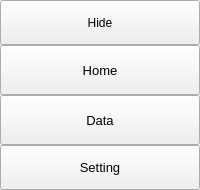
           <widget class="QFrame" name="menuContent">
            <property name="frameShape">
             <enum>QFrame::NoFrame</enum>
            </property>
            <property name="frameShadow">
             <enum>QFrame::Raised</enum>
            </property>
            <layout class="QVBoxLayout" name="verticalLayout_2">
             <property name="spacing">
              <number>0</number>
             </property>
             <property name="leftMargin">
              <number>0</number>
             </property>
             <property name="topMargin">
              <number>0</number>
             </property>
             <property name="rightMargin">
              <number>0</number>
             </property>
             <property name="bottomMargin">
              <number>0</number>
             </property>
             <item>
              <widget class="QFrame" name="toggleBox">
               <property name="maximumSize">
                <size>
                 <width>16777215</width>
                 <height>45</height>
                </size>
               </property>
               <property name="frameShape">
                <enum>QFrame::NoFrame</enum>
               </property>
               <property name="frameShadow">
                <enum>QFrame::Raised</enum>
               </property>
               <layout class="QVBoxLayout" name="verticalLayout_5">
                <property name="spacing">
                 <number>0</number>
                </property>
                <property name="leftMargin">
                 <number>0</number>
                </property>
                <property name="topMargin">
                 <number>0</number>
                </property>
                <property name="rightMargin">
                 <number>0</number>
                </property>
                <property name="bottomMargin">
                 <number>0</number>
                </property>
                <item>
                 <widget class="QPushButton" name="toggleButton">
                  <property name="minimumSize">
                   <size>
                    <width>0</width>
                    <height>45</height>
                   </size>
                  </property>
                  <property name="styleSheet">
                   <string notr="true">background-image: url(:/icon/image/icon/icon_toggle.png);</string>
                  </property>
                  <property name="text">
                   <string>Hide</string>
                  </property>
                 </widget>
                </item>
               </layout>
              </widget>
             </item>
             <item alignment="Qt::AlignTop">
              <widget class="QFrame" name="topMenu">
               <property name="palette">
                <palette>
                 <active/>
                 <inactive/>
                 <disabled/>
                </palette>
               </property>
               <property name="frameShape">
                <enum>QFrame::NoFrame</enum>
               </property>
               <property name="frameShadow">
                <enum>QFrame::Raised</enum>
               </property>
               <layout class="QVBoxLayout" name="verticalLayout_4" stretch="0,0">
                <property name="spacing">
                 <number>0</number>
                </property>
                <property name="sizeConstraint">
                 <enum>QLayout::SetDefaultConstraint</enum>
                </property>
                <property name="leftMargin">
                 <number>0</number>
                </property>
                <property name="topMargin">
                 <number>0</number>
                </property>
                <property name="rightMargin">
                 <number>0</number>
                </property>
                <property name="bottomMargin">
                 <number>0</number>
                </property>
                <item>
                 <widget class="QPushButton" name="homeButton">
                  <property name="sizePolicy">
                   <sizepolicy hsizetype="Expanding" vsizetype="Fixed">
                    <horstretch>0</horstretch>
                    <verstretch>0</verstretch>
                   </sizepolicy>
                  </property>
                  <property name="minimumSize">
                   <size>
                    <width>0</width>
                    <height>50</height>
                   </size>
                  </property>
                  <property name="palette">
                   <palette>
                    <active>
                     <colorrole role="WindowText">
                      <brush brushstyle="SolidPattern">
                       <color alpha="255">
                        <red>221</red>
                        <green>221</green>
                        <blue>221</blue>
                       </color>
                      </brush>
                     </colorrole>
                     <colorrole role="Button">
                      <brush brushstyle="SolidPattern">
                       <color alpha="0">
                        <red>0</red>
                        <green>0</green>
                        <blue>0</blue>
                       </color>
                      </brush>
                     </colorrole>
                     <colorrole role="Text">
                      <brush brushstyle="SolidPattern">
                       <color alpha="255">
                        <red>221</red>
                        <green>221</green>
                        <blue>221</blue>
                       </color>
                      </brush>
                     </colorrole>
                     <colorrole role="ButtonText">
                      <brush brushstyle="SolidPattern">
                       <color alpha="255">
                        <red>221</red>
                        <green>221</green>
                        <blue>221</blue>
                       </color>
                      </brush>
                     </colorrole>
                     <colorrole role="Base">
                      <brush brushstyle="SolidPattern">
                       <color alpha="0">
                        <red>0</red>
                        <green>0</green>
                        <blue>0</blue>
                       </color>
                      </brush>
                     </colorrole>
                     <colorrole role="Window">
                      <brush brushstyle="SolidPattern">
                       <color alpha="0">
                        <red>0</red>
                        <green>0</green>
                        <blue>0</blue>
                       </color>
                      </brush>
                     </colorrole>
                     <colorrole role="PlaceholderText">
                      <brush brushstyle="SolidPattern">
                       <color alpha="255">
                        <red>221</red>
                        <green>221</green>
                        <blue>221</blue>
                       </color>
                      </brush>
                     </colorrole>
                    </active>
                    <inactive>
                     <colorrole role="WindowText">
                      <brush brushstyle="SolidPattern">
                       <color alpha="255">
                        <red>0</red>
                        <green>0</green>
                        <blue>0</blue>
                       </color>
                      </brush>
                     </colorrole>
                     <colorrole role="Button">
                      <brush brushstyle="SolidPattern">
                       <color alpha="255">
                        <red>240</red>
                        <green>240</green>
                        <blue>240</blue>
                       </color>
                      </brush>
                     </colorrole>
                     <colorrole role="Text">
                      <brush brushstyle="SolidPattern">
                       <color alpha="255">
                        <red>0</red>
                        <green>0</green>
                        <blue>0</blue>
                       </color>
                      </brush>
                     </colorrole>
                     <colorrole role="ButtonText">
                      <brush brushstyle="SolidPattern">
                       <color alpha="255">
                        <red>0</red>
                        <green>0</green>
                        <blue>0</blue>
                       </color>
                      </brush>
                     </colorrole>
                     <colorrole role="Base">
                      <brush brushstyle="SolidPattern">
                       <color alpha="255">
                        <red>255</red>
                        <green>255</green>
                        <blue>255</blue>
                       </color>
                      </brush>
                     </colorrole>
                     <colorrole role="Window">
                      <brush brushstyle="SolidPattern">
                       <color alpha="255">
                        <red>240</red>
                        <green>240</green>
                        <blue>240</blue>
                       </color>
                      </brush>
                     </colorrole>
                     <colorrole role="PlaceholderText">
                      <brush brushstyle="SolidPattern">
                       <color alpha="128">
                        <red>0</red>
                        <green>0</green>
                        <blue>0</blue>
                       </color>
                      </brush>
                     </colorrole>
                    </inactive>
                    <disabled>
                     <colorrole role="WindowText">
                      <brush brushstyle="SolidPattern">
                       <color alpha="255">
                        <red>221</red>
                        <green>221</green>
                        <blue>221</blue>
                       </color>
                      </brush>
                     </colorrole>
                     <colorrole role="Button">
                      <brush brushstyle="SolidPattern">
                       <color alpha="0">
                        <red>0</red>
                        <green>0</green>
                        <blue>0</blue>
                       </color>
                      </brush>
                     </colorrole>
                     <colorrole role="Text">
                      <brush brushstyle="SolidPattern">
                       <color alpha="255">
                        <red>221</red>
                        <green>221</green>
                        <blue>221</blue>
                       </color>
                      </brush>
                     </colorrole>
                     <colorrole role="ButtonText">
                      <brush brushstyle="SolidPattern">
                       <color alpha="255">
                        <red>221</red>
                        <green>221</green>
                        <blue>221</blue>
                       </color>
                      </brush>
                     </colorrole>
                     <colorrole role="Base">
                      <brush brushstyle="SolidPattern">
                       <color alpha="0">
                        <red>0</red>
                        <green>0</green>
                        <blue>0</blue>
                       </color>
                      </brush>
                     </colorrole>
                     <colorrole role="Window">
                      <brush brushstyle="SolidPattern">
                       <color alpha="0">
                        <red>0</red>
                        <green>0</green>
                        <blue>0</blue>
                       </color>
                      </brush>
                     </colorrole>
                     <colorrole role="PlaceholderText">
                      <brush brushstyle="SolidPattern">
                       <color alpha="128">
                        <red>0</red>
                        <green>0</green>
                        <blue>0</blue>
                       </color>
                      </brush>
                     </colorrole>
                    </disabled>
                   </palette>
                  </property>
                  <property name="font">
                   <font>
                    <family>Segoe UI</family>
                    <pointsize>10</pointsize>
                   </font>
                  </property>
                  <property name="styleSheet">
                   <string notr="true">background-image: url(:/icon/image/icon/icon_home.png);</string>
                  </property>
                  <property name="text">
                   <string>Home</string>
                  </property>
                 </widget>
                </item>
                <item>
                 <widget class="QPushButton" name="dataButton">
                  <property name="sizePolicy">
                   <sizepolicy hsizetype="Expanding" vsizetype="Fixed">
                    <horstretch>0</horstretch>
                    <verstretch>0</verstretch>
                   </sizepolicy>
                  </property>
                  <property name="minimumSize">
                   <size>
                    <width>0</width>
                    <height>50</height>
                   </size>
                  </property>
                  <property name="palette">
                   <palette>
                    <active>
                     <colorrole role="WindowText">
                      <brush brushstyle="SolidPattern">
                       <color alpha="255">
                        <red>221</red>
                        <green>221</green>
                        <blue>221</blue>
                       </color>
                      </brush>
                     </colorrole>
                     <colorrole role="Button">
                      <brush brushstyle="SolidPattern">
                       <color alpha="0">
                        <red>0</red>
                        <green>0</green>
                        <blue>0</blue>
                       </color>
                      </brush>
                     </colorrole>
                     <colorrole role="Text">
                      <brush brushstyle="SolidPattern">
                       <color alpha="255">
                        <red>221</red>
                        <green>221</green>
                        <blue>221</blue>
                       </color>
                      </brush>
                     </colorrole>
                     <colorrole role="ButtonText">
                      <brush brushstyle="SolidPattern">
                       <color alpha="255">
                        <red>221</red>
                        <green>221</green>
                        <blue>221</blue>
                       </color>
                      </brush>
                     </colorrole>
                     <colorrole role="Base">
                      <brush brushstyle="SolidPattern">
                       <color alpha="0">
                        <red>0</red>
                        <green>0</green>
                        <blue>0</blue>
                       </color>
                      </brush>
                     </colorrole>
                     <colorrole role="Window">
                      <brush brushstyle="SolidPattern">
                       <color alpha="0">
                        <red>0</red>
                        <green>0</green>
                        <blue>0</blue>
                       </color>
                      </brush>
                     </colorrole>
                     <colorrole role="PlaceholderText">
                      <brush brushstyle="SolidPattern">
                       <color alpha="255">
                        <red>221</red>
                        <green>221</green>
                        <blue>221</blue>
                       </color>
                      </brush>
                     </colorrole>
                    </active>
                    <inactive>
                     <colorrole role="WindowText">
                      <brush brushstyle="SolidPattern">
                       <color alpha="255">
                        <red>0</red>
                        <green>0</green>
                        <blue>0</blue>
                       </color>
                      </brush>
                     </colorrole>
                     <colorrole role="Button">
                      <brush brushstyle="SolidPattern">
                       <color alpha="255">
                        <red>240</red>
                        <green>240</green>
                        <blue>240</blue>
                       </color>
                      </brush>
                     </colorrole>
                     <colorrole role="Text">
                      <brush brushstyle="SolidPattern">
                       <color alpha="255">
                        <red>0</red>
                        <green>0</green>
                        <blue>0</blue>
                       </color>
                      </brush>
                     </colorrole>
                     <colorrole role="ButtonText">
                      <brush brushstyle="SolidPattern">
                       <color alpha="255">
                        <red>0</red>
                        <green>0</green>
                        <blue>0</blue>
                       </color>
                      </brush>
                     </colorrole>
                     <colorrole role="Base">
                      <brush brushstyle="SolidPattern">
                       <color alpha="255">
                        <red>255</red>
                        <green>255</green>
                        <blue>255</blue>
                       </color>
                      </brush>
                     </colorrole>
                     <colorrole role="Window">
                      <brush brushstyle="SolidPattern">
                       <color alpha="255">
                        <red>240</red>
                        <green>240</green>
                        <blue>240</blue>
                       </color>
                      </brush>
                     </colorrole>
                     <colorrole role="PlaceholderText">
                      <brush brushstyle="SolidPattern">
                       <color alpha="128">
                        <red>0</red>
                        <green>0</green>
                        <blue>0</blue>
                       </color>
                      </brush>
                     </colorrole>
                    </inactive>
                    <disabled>
                     <colorrole role="WindowText">
                      <brush brushstyle="SolidPattern">
                       <color alpha="255">
                        <red>221</red>
                        <green>221</green>
                        <blue>221</blue>
                       </color>
                      </brush>
                     </colorrole>
                     <colorrole role="Button">
                      <brush brushstyle="SolidPattern">
                       <color alpha="0">
                        <red>0</red>
                        <green>0</green>
                        <blue>0</blue>
                       </color>
                      </brush>
                     </colorrole>
                     <colorrole role="Text">
                      <brush brushstyle="SolidPattern">
                       <color alpha="255">
                        <red>221</red>
                        <green>221</green>
                        <blue>221</blue>
                       </color>
                      </brush>
                     </colorrole>
                     <colorrole role="ButtonText">
                      <brush brushstyle="SolidPattern">
                       <color alpha="255">
                        <red>221</red>
                        <green>221</green>
                        <blue>221</blue>
                       </color>
                      </brush>
                     </colorrole>
                     <colorrole role="Base">
                      <brush brushstyle="SolidPattern">
                       <color alpha="0">
                        <red>0</red>
                        <green>0</green>
                        <blue>0</blue>
                       </color>
                      </brush>
                     </colorrole>
                     <colorrole role="Window">
                      <brush brushstyle="SolidPattern">
                       <color alpha="0">
                        <red>0</red>
                        <green>0</green>
                        <blue>0</blue>
                       </color>
                      </brush>
                     </colorrole>
                     <colorrole role="PlaceholderText">
                      <brush brushstyle="SolidPattern">
                       <color alpha="128">
                        <red>0</red>
                        <green>0</green>
                        <blue>0</blue>
                       </color>
                      </brush>
                     </colorrole>
                    </disabled>
                   </palette>
                  </property>
                  <property name="font">
                   <font>
                    <family>Segoe UI</family>
                    <pointsize>10</pointsize>
                   </font>
                  </property>
                  <property name="styleSheet">
                   <string notr="true">background-image: url(:/icon/image/icon/icon_excel.png);</string>
                  </property>
                  <property name="text">
                   <string>Data</string>
                  </property>
                 </widget>
                </item>
               </layout>
              </widget>
             </item>
             <item alignment="Qt::AlignBottom">
              <widget class="QFrame" name="bottomMenu">
               <property name="maximumSize">
                <size>
                 <width>16777215</width>
                 <height>16777215</height>
                </size>
               </property>
               <property name="frameShape">
                <enum>QFrame::NoFrame</enum>
               </property>
               <property name="frameShadow">
                <enum>QFrame::Raised</enum>
               </property>
               <layout class="QVBoxLayout" name="verticalLayout_3">
                <property name="spacing">
                 <number>0</number>
                </property>
                <property name="leftMargin">
                 <number>0</number>
                </property>
                <property name="topMargin">
                 <number>0</number>
                </property>
                <property name="rightMargin">
                 <number>0</number>
                </property>
                <property name="bottomMargin">
                 <number>0</number>
                </property>
                <item>
                 <widget class="QPushButton" name="settingButton">
                  <property name="sizePolicy">
                   <sizepolicy hsizetype="Expanding" vsizetype="Fixed">
                    <horstretch>0</horstretch>
                    <verstretch>0</verstretch>
                   </sizepolicy>
                  </property>
                  <property name="minimumSize">
                   <size>
                    <width>0</width>
                    <height>45</height>
                   </size>
                  </property>
                  <property name="palette">
                   <palette>
                    <active>
                     <colorrole role="WindowText">
                      <brush brushstyle="SolidPattern">
                       <color alpha="255">
                        <red>221</red>
                        <green>221</green>
                        <blue>221</blue>
                       </color>
                      </brush>
                     </colorrole>
                     <colorrole role="Button">
                      <brush brushstyle="SolidPattern">
                       <color alpha="0">
                        <red>0</red>
                        <green>0</green>
                        <blue>0</blue>
                       </color>
                      </brush>
                     </colorrole>
                     <colorrole role="Text">
                      <brush brushstyle="SolidPattern">
                       <color alpha="255">
                        <red>221</red>
                        <green>221</green>
                        <blue>221</blue>
                       </color>
                      </brush>
                     </colorrole>
                     <colorrole role="ButtonText">
                      <brush brushstyle="SolidPattern">
                       <color alpha="255">
                        <red>221</red>
                        <green>221</green>
                        <blue>221</blue>
                       </color>
                      </brush>
                     </colorrole>
                     <colorrole role="Base">
                      <brush brushstyle="SolidPattern">
                       <color alpha="0">
                        <red>0</red>
                        <green>0</green>
                        <blue>0</blue>
                       </color>
                      </brush>
                     </colorrole>
                     <colorrole role="Window">
                      <brush brushstyle="SolidPattern">
                       <color alpha="0">
                        <red>0</red>
                        <green>0</green>
                        <blue>0</blue>
                       </color>
                      </brush>
                     </colorrole>
                     <colorrole role="PlaceholderText">
                      <brush brushstyle="SolidPattern">
                       <color alpha="255">
                        <red>221</red>
                        <green>221</green>
                        <blue>221</blue>
                       </color>
                      </brush>
                     </colorrole>
                    </active>
                    <inactive>
                     <colorrole role="WindowText">
                      <brush brushstyle="SolidPattern">
                       <color alpha="255">
                        <red>0</red>
                        <green>0</green>
                        <blue>0</blue>
                       </color>
                      </brush>
                     </colorrole>
                     <colorrole role="Button">
                      <brush brushstyle="SolidPattern">
                       <color alpha="255">
                        <red>240</red>
                        <green>240</green>
                        <blue>240</blue>
                       </color>
                      </brush>
                     </colorrole>
                     <colorrole role="Text">
                      <brush brushstyle="SolidPattern">
                       <color alpha="255">
                        <red>0</red>
                        <green>0</green>
                        <blue>0</blue>
                       </color>
                      </brush>
                     </colorrole>
                     <colorrole role="ButtonText">
                      <brush brushstyle="SolidPattern">
                       <color alpha="255">
                        <red>0</red>
                        <green>0</green>
                        <blue>0</blue>
                       </color>
                      </brush>
                     </colorrole>
                     <colorrole role="Base">
                      <brush brushstyle="SolidPattern">
                       <color alpha="255">
                        <red>255</red>
                        <green>255</green>
                        <blue>255</blue>
                       </color>
                      </brush>
                     </colorrole>
                     <colorrole role="Window">
                      <brush brushstyle="SolidPattern">
                       <color alpha="255">
                        <red>240</red>
                        <green>240</green>
                        <blue>240</blue>
                       </color>
                      </brush>
                     </colorrole>
                     <colorrole role="PlaceholderText">
                      <brush brushstyle="SolidPattern">
                       <color alpha="128">
                        <red>0</red>
                        <green>0</green>
                        <blue>0</blue>
                       </color>
                      </brush>
                     </colorrole>
                    </inactive>
                    <disabled>
                     <colorrole role="WindowText">
                      <brush brushstyle="SolidPattern">
                       <color alpha="255">
                        <red>221</red>
                        <green>221</green>
                        <blue>221</blue>
                       </color>
                      </brush>
                     </colorrole>
                     <colorrole role="Button">
                      <brush brushstyle="SolidPattern">
                       <color alpha="0">
                        <red>0</red>
                        <green>0</green>
                        <blue>0</blue>
                       </color>
                      </brush>
                     </colorrole>
                     <colorrole role="Text">
                      <brush brushstyle="SolidPattern">
                       <color alpha="255">
                        <red>221</red>
                        <green>221</green>
                        <blue>221</blue>
                       </color>
                      </brush>
                     </colorrole>
                     <colorrole role="ButtonText">
                      <brush brushstyle="SolidPattern">
                       <color alpha="255">
                        <red>221</red>
                        <green>221</green>
                        <blue>221</blue>
                       </color>
                      </brush>
                     </colorrole>
                     <colorrole role="Base">
                      <brush brushstyle="SolidPattern">
                       <color alpha="0">
                        <red>0</red>
                        <green>0</green>
                        <blue>0</blue>
                       </color>
                      </brush>
                     </colorrole>
                     <colorrole role="Window">
                      <brush brushstyle="SolidPattern">
                       <color alpha="0">
                        <red>0</red>
                        <green>0</green>
                        <blue>0</blue>
                       </color>
                      </brush>
                     </colorrole>
                     <colorrole role="PlaceholderText">
                      <brush brushstyle="SolidPattern">
                       <color alpha="128">
                        <red>0</red>
                        <green>0</green>
                        <blue>0</blue>
                       </color>
                      </brush>
                     </colorrole>
                    </disabled>
                   </palette>
                  </property>
                  <property name="font">
                   <font>
                    <family>Segoe UI</family>
                    <pointsize>10</pointsize>
                   </font>
                  </property>
                  <property name="styleSheet">
                   <string notr="true">background-image: url(:/icon/image/icon/icon_settings.png);</string>
                  </property>
                  <property name="text">
                   <string>Setting</string>
                  </property>
                 </widget>
                </item>
               </layout>
              </widget>
             </item>
            </layout>
           </widget>
